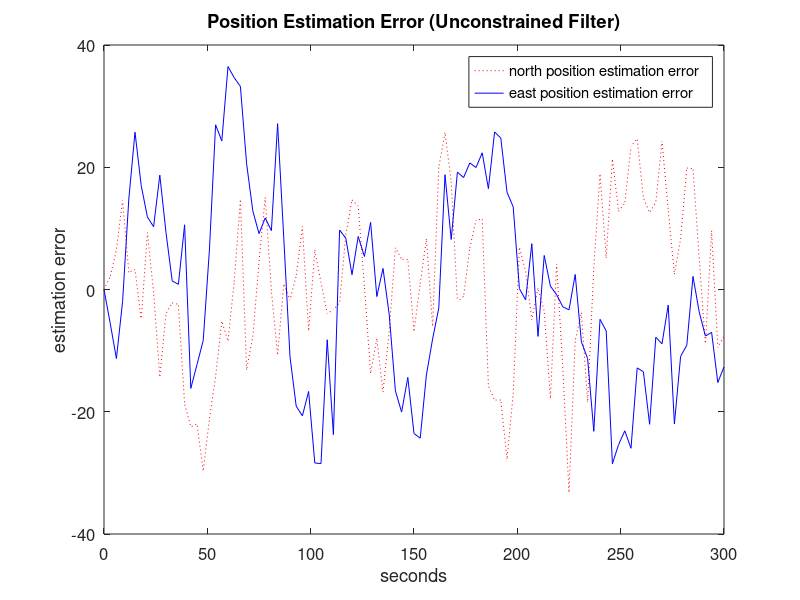
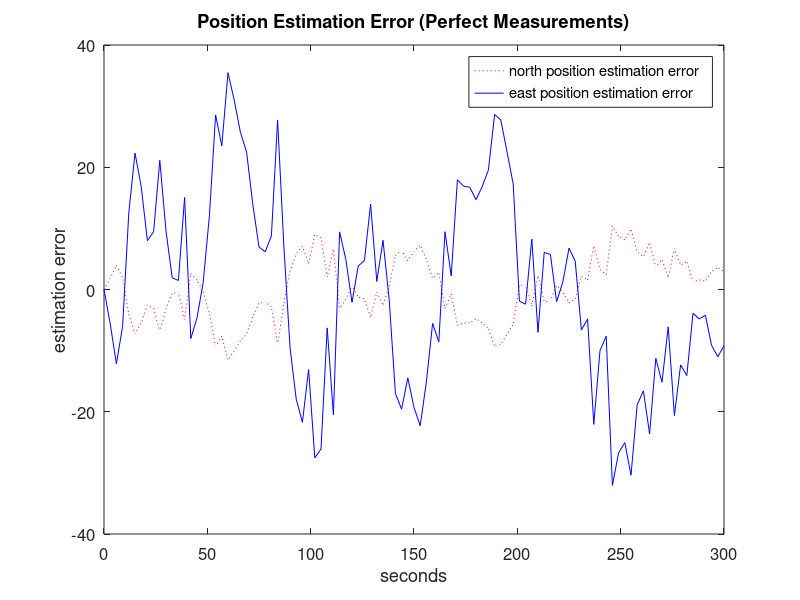
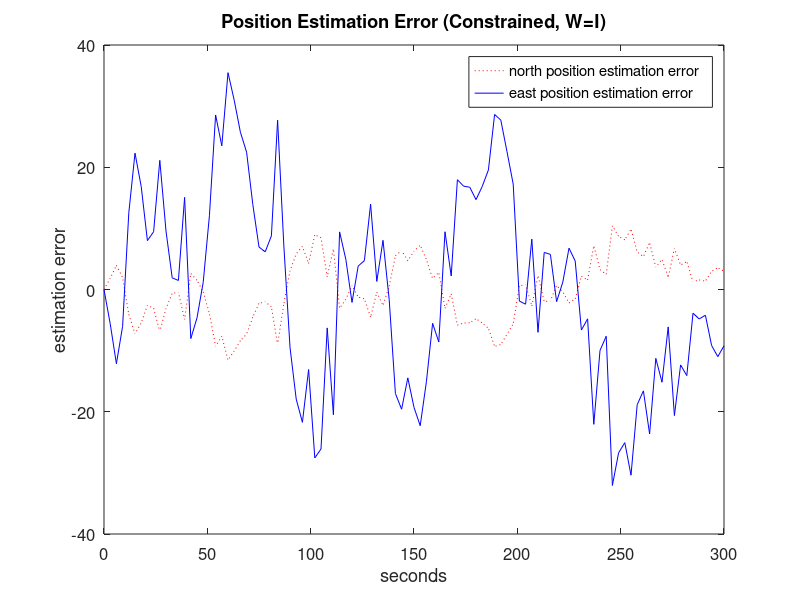
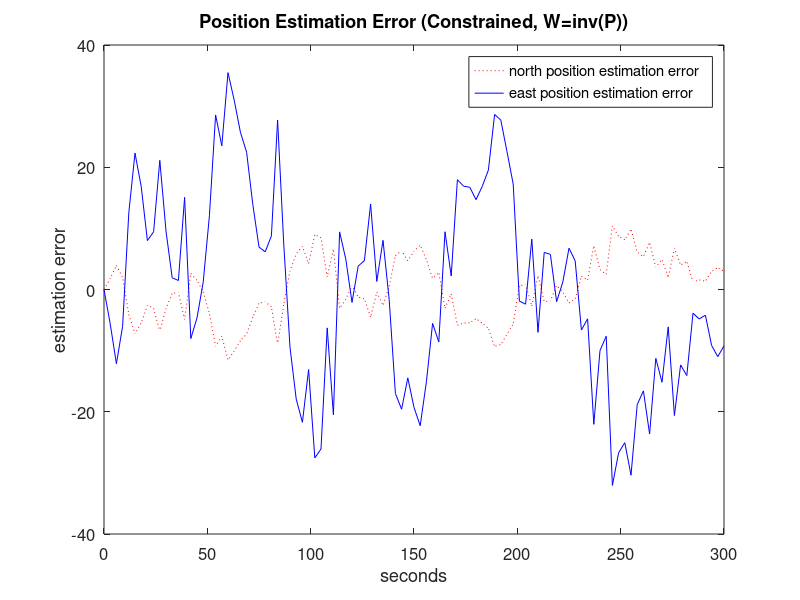

The MATLAB script that drew these images, in order:
function KalmanConstrained

% function KalmanConstrained
% This m-file simulates a vehicle tracking problem.
% The vehicle state is estimated with a Kalman filter.
% In addition, with the a priori knowledge that the vehicle is on
% a particular road, the vehicle state is estimated with a
% constrained Kalman filter.
% The state consists of the north and east position, and the
% north and east velocity of the vehicle.
% The measurement consists of north and east positions.

tf = 300; % final time (seconds)
T = 3; % time step (seconds)
N = round(tf / T); % number of time steps

Q = diag([4, 4, 1, 1]); % Process noise covariance (m, m, m/sec, m/sec)
Qsqrt = sqrt(Q);

R = diag([900, 900]); % Measurement noise covariance (m, m)
Rsqrt = sqrt(R);

% Measurement noise covariance for perfect measurement formulation.
R1 = diag([900, 900, 0, 0]);

theta = 0.9 * pi; % heading angle (measured CCW from east)
tantheta = tan(theta);

% Define the initial state x, initial unconstrained filter estimate xhat,
% and initial constrained Kalman filter estimate xtilde.
x = [0; 0; tantheta; 1] * 100;
xhat = x; % Unconstrained Kalman filter
xhat1 = x; % Kalman filter with perfect measurements
xtilde = x; % Constrained Kalman filter (W=I)
xtildeP = x; % Constrained Kalman filter (W=inv(P))
u = 1; % control input (alternates between +1 and -1)

% Initial estimation error covariance
P = diag([R(1,1), R(2,2), Q(1,1), Q(2,2)]);
% Initial estimation error covariance for perfect measurement formulation
P1 = P;

D = [1 -tantheta 0 0; 0 0 1 -tantheta]; % State constraint matrix.
F = [1 0 T 0 ; 0 1 0 T ; 0 0 1 0 ; 0 0 0 1]; % system matrix
B = [0; 0; T*sin(theta); T*cos(theta)]; % input matrix
H = [1 0 0 0 ; 0 1 0 0]; % measurement matrix
H1 = [H ; D]; % measurement matrix for perfect measurement formulation.

% Initialize arrays for saving data for plotting.
xarray = zeros(4, N+1);
xarray(:, 1) = x;
xhatarray = zeros(4, N+1);
xhatarray(:, 1) = xhat;
Constrarray = zeros(2, N+1);
Constrarray(:, 1) = D * xhat;
xhat1array = zeros(4, N+1);
xhat1array(:, 1) = xhat1;
Constr1array = zeros(2, N+1);
Constr1array(:, 1) = D * xhat1;
ConstrTildearray = zeros(2, N+1);
ConstrTildearray(:, 1) = D * xtilde;
ConstrTildeParray = zeros(2, N+1);
ConstrTildeParray(:, 1) = D * xtildeP;
xtildearray = zeros(4, N+1);
xtildearray(:, 1) = xtilde;
xtildeParray = zeros(4, N+1);
xtildeParray(:, 1) = xtildeP;

% Begin the simulation.
for k = 1 : N
    % Set the known input.
    if u == 1
        if (x(3) > 30) || (x(4) > 30)
            u = -1;
        end
    else
        if (x(3) < 5) || (x(4) < 5)
            u = 1;
        end
    end
    % Simulate the system.
    x = F*x + B*u + Qsqrt*randn(size(x));
    % Constrain the vehicle (i.e., the true state) to the straight road.
    x(1) = x(2) * tantheta;
    x(3) = x(4) * tantheta;
    % Get the measurement.
    y = H * x + Rsqrt * randn(size(Rsqrt,1),1);
    % Form the measurement vector for the perfect measurement formulation.
    y1 = [y ; 0 ; 0];
    P = F * P * F' + Q; % time update for standard Kalman filter
    P1 = F * P1 * F' + Q; % time update for perfect measurement filter
    K = P * H' / (H * P * H' + R); % Kalman gain for standard filter
    K1 = P1 * H1' / (H1 * P1 * H1' + R1); % Kalman gain for perfect measurement filter
    xhat = F*xhat + B*u; % time update for standard Kalman filter
    xhat1 = F*xhat1 + B*u; % time update for perfect measurement filter
    xhat = xhat + K * (y - H * xhat); % measurement update for standard Kalman filter
    xhat1 = xhat1 + K1 * (y1 - H1 * xhat1); % measurement update for perfect measurement filter
    P = P - K * H * P; % measurement update for standard Kalman filter
    P1 = P1 - K1 * H1 * P1; % measurement update for perfect measurement filter
    % Find the constrained Kalman filter estimates.
    xtilde = xhat - D' / (D*D') * D * xhat;
    xtildeP = xhat - P * D' / (D*P*D') * D * xhat;
    % Save data in arrays.
    xhatarray(:, k+1) = xhat;
    xhat1array(:, k+1) = xhat1;
    xtildearray(:, k+1) = xtilde;
    xtildeParray(:, k+1) = xtildeP;
    Constrarray(:, k+1) = D * xhat;
    Constr1array(:, k+1) = D * xhat1;
    ConstrTildearray(:, k+1) = D * xtilde;
    ConstrTildeParray(:, k+1) = D * xtildeP;
    xarray(:, k+1) = x;
end

% Compute averages
EstError = xarray - xhatarray;
EstError = sqrt(EstError(1,:).^2 + EstError(2,:).^2);
EstError = mean(EstError);
disp(['RMS Unconstrained Estimation Error = ', num2str(EstError)]);

EstError1 = xarray - xhat1array;
EstError1 = sqrt(EstError1(1,:).^2 + EstError1(2,:).^2);
EstError1 = mean(EstError1);
disp(['RMS Estimation Error (Perfect Meas) = ', num2str(EstError1)]);

EstErrorConstr = xarray - xtildearray;
EstErrorConstr = sqrt(EstErrorConstr(1,:).^2 + EstErrorConstr(2,:).^2);
EstErrorConstr = mean(EstErrorConstr);
disp(['RMS Constrained Estimation Error (W=I) = ', num2str(EstErrorConstr)]);

EstErrorConstrP = xarray - xtildeParray;
EstErrorConstrP = sqrt(EstErrorConstrP(1,:).^2 + EstErrorConstrP(2,:).^2);
EstErrorConstrP = mean(EstErrorConstrP);
disp(['RMS Constrained Estimation Error (W=inv(P)) = ', num2str(EstErrorConstrP)]);

Constr = sqrt(Constrarray(1,:).^2 + Constrarray(2,:).^2);
Constr = mean(Constr);
disp(['Average Constraint Error (Unconstrained) = ', num2str(Constr)]);

Constr1 = sqrt(Constr1array(1,:).^2 + Constr1array(2,:).^2);
Constr1 = mean(Constr1);
disp(['Average Constraint Error (Perfect Meas) = ', num2str(Constr1)]);

ConstrTilde = sqrt(ConstrTildearray(1,:).^2 + ConstrTildearray(2,:).^2);
ConstrTilde = mean(ConstrTilde);
disp(['Average Constraint Error (W=I) = ', num2str(ConstrTilde)]);

ConstrTildeP = sqrt(ConstrTildeParray(1,:).^2 + ConstrTildeParray(2,:).^2);
ConstrTildeP = mean(ConstrTildeP);
disp(['Average Constraint Error (W=inv(P)) = ', num2str(ConstrTildeP)]);

% Plot data.
close all;
t = 0 : T : tf;
% figure;
% plot(t, xarray(1, :), 'r:', t, xarray(2, :), 'b-');
% set(gca,'FontSize',12); set(gcf,'Color','White');
% xlabel('seconds'); ylabel('position (meters)');
% legend('north position', 'east position');

figure;
plot(t, xarray(1, :) - xhatarray(1, :), 'r:', t, xarray(2, :) - xhatarray(2, :), 'b-');
set(gca,'FontSize',12); set(gcf,'Color','White');
title('Position Estimation Error (Unconstrained Filter)');
xlabel('seconds'); ylabel('estimation error');
legend('north position estimation error', 'east position estimation error');

figure;
plot(t, xarray(1, :) - xhat1array(1, :), 'r:', t, xarray(2, :) - xhat1array(2, :), 'b-');
set(gca,'FontSize',12); set(gcf,'Color','White');
title('Position Estimation Error (Perfect Measurements)');
xlabel('seconds'); ylabel('estimation error');
legend('north position estimation error', 'east position estimation error');

figure;
plot(t, xarray(1, :) - xtildearray(1, :), 'r:', t, xarray(2, :) - xtildearray(2, :), 'b-');
set(gca,'FontSize',12); set(gcf,'Color','White');
title('Position Estimation Error (Constrained, W=I)');
xlabel('seconds'); ylabel('estimation error');
legend('north position estimation error', 'east position estimation error');

figure;
plot(t, xarray(1, :) - xtildeParray(1, :), 'r:', t, xarray(2, :) - xtildeParray(2, :), 'b-');
set(gca,'FontSize',12); set(gcf,'Color','White');
title('Position Estimation Error (Constrained, W=inv(P))');
xlabel('seconds'); ylabel('estimation error');
legend('north position estimation error', 'east position estimation error');

figure;
plot(t, abs(xarray(1, :) - xhatarray(1, :)), 'r:', t, abs(xarray(1, :) - xtildearray(1, :)), 'b-');
set(gca,'FontSize',12); set(gcf,'Color','White');
xlabel('seconds'); ylabel('north position estimation error');
legend('unconstrained', 'constrained');

figure;
plot(t, abs(xarray(2, :) - xhatarray(2, :)), 'r:', t, abs(xarray(2, :) - xtildearray(2, :)), 'b-');
set(gca,'FontSize',12); set(gcf,'Color','White');
xlabel('seconds'); ylabel('east position estimation error');
legend('unconstrained', 'constrained');
